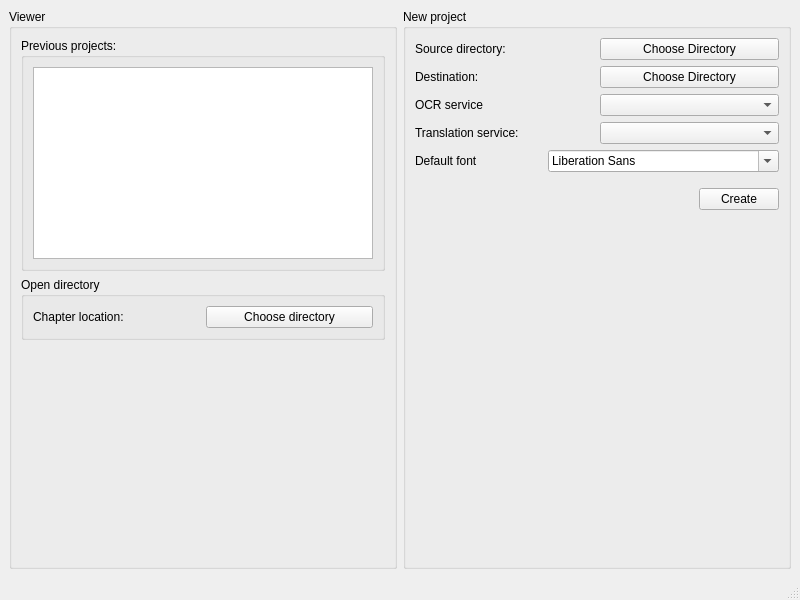
<?xml version="1.0" encoding="UTF-8"?>
<ui version="4.0">
 <class>MainWindow</class>
 <widget class="QMainWindow" name="MainWindow">
  <property name="geometry">
   <rect>
    <x>0</x>
    <y>0</y>
    <width>800</width>
    <height>600</height>
   </rect>
  </property>
  <property name="windowTitle">
   <string>Comic Translator</string>
  </property>
  <widget class="QWidget" name="centralwidget">
   <layout class="QHBoxLayout" name="horizontalLayout_2">
    <item>
     <layout class="QVBoxLayout" name="verticalLayout">
      <item>
       <widget class="QGroupBox" name="groupBox">
        <property name="title">
         <string>Viewer</string>
        </property>
        <layout class="QVBoxLayout" name="verticalLayout_4">
         <item>
          <layout class="QVBoxLayout" name="verticalLayout_3">
           <item>
            <widget class="QGroupBox" name="groupBox_2">
             <property name="title">
              <string>Previous projects:</string>
             </property>
             <layout class="QVBoxLayout" name="verticalLayout_6">
              <item>
               <widget class="QListView" name="listView"/>
              </item>
             </layout>
            </widget>
           </item>
          </layout>
         </item>
         <item>
          <widget class="QGroupBox" name="groupBox_4">
           <property name="title">
            <string>Open directory</string>
           </property>
           <layout class="QHBoxLayout" name="horizontalLayout_8">
            <item>
             <widget class="QLabel" name="label_6">
              <property name="text">
               <string>Chapter location:</string>
              </property>
             </widget>
            </item>
            <item>
             <widget class="QPushButton" name="chapterViewerOpenButton">
              <property name="text">
               <string>Choose directory</string>
              </property>
             </widget>
            </item>
           </layout>
          </widget>
         </item>
         <item>
          <spacer name="verticalSpacer_2">
           <property name="orientation">
            <enum>Qt::Vertical</enum>
           </property>
           <property name="sizeHint" stdset="0">
            <size>
             <width>20</width>
             <height>40</height>
            </size>
           </property>
          </spacer>
         </item>
        </layout>
       </widget>
      </item>
     </layout>
    </item>
    <item>
     <layout class="QVBoxLayout" name="verticalLayout_2">
      <item>
       <widget class="QGroupBox" name="groupBox_3">
        <property name="title">
         <string>New project</string>
        </property>
        <layout class="QVBoxLayout" name="verticalLayout_8">
         <item>
          <layout class="QVBoxLayout" name="verticalLayout_7">
           <item>
            <layout class="QHBoxLayout" name="horizontalLayout">
             <item>
              <widget class="QLabel" name="label">
               <property name="text">
                <string>Source directory:</string>
               </property>
              </widget>
             </item>
             <item>
              <widget class="QPushButton" name="pushButton_2">
               <property name="text">
                <string>Choose Directory</string>
               </property>
              </widget>
             </item>
            </layout>
           </item>
          </layout>
         </item>
         <item>
          <layout class="QHBoxLayout" name="horizontalLayout_3">
           <item>
            <widget class="QLabel" name="label_2">
             <property name="text">
              <string>Destination:</string>
             </property>
            </widget>
           </item>
           <item>
            <widget class="QPushButton" name="pushButton_3">
             <property name="text">
              <string>Choose Directory</string>
             </property>
            </widget>
           </item>
          </layout>
         </item>
         <item>
          <layout class="QHBoxLayout" name="horizontalLayout_4">
           <item>
            <widget class="QLabel" name="label_3">
             <property name="text">
              <string>OCR service</string>
             </property>
            </widget>
           </item>
           <item>
            <widget class="QComboBox" name="comboBox"/>
           </item>
          </layout>
         </item>
         <item>
          <layout class="QHBoxLayout" name="horizontalLayout_6">
           <property name="topMargin">
            <number>0</number>
           </property>
           <item>
            <widget class="QLabel" name="label_5">
             <property name="text">
              <string>Translation service:</string>
             </property>
            </widget>
           </item>
           <item>
            <widget class="QComboBox" name="comboBox_2"/>
           </item>
          </layout>
         </item>
         <item>
          <layout class="QHBoxLayout" name="horizontalLayout_5">
           <item>
            <widget class="QLabel" name="label_4">
             <property name="text">
              <string>Default font</string>
             </property>
            </widget>
           </item>
           <item>
            <widget class="QFontComboBox" name="fontComboBox"/>
           </item>
          </layout>
         </item>
         <item>
          <layout class="QHBoxLayout" name="horizontalLayout_7">
           <property name="topMargin">
            <number>10</number>
           </property>
           <item>
            <spacer name="horizontalSpacer">
             <property name="orientation">
              <enum>Qt::Horizontal</enum>
             </property>
             <property name="sizeHint" stdset="0">
              <size>
               <width>40</width>
               <height>20</height>
              </size>
             </property>
            </spacer>
           </item>
           <item>
            <widget class="QPushButton" name="pushButton_4">
             <property name="text">
              <string>Create</string>
             </property>
            </widget>
           </item>
          </layout>
         </item>
         <item>
          <spacer name="verticalSpacer">
           <property name="orientation">
            <enum>Qt::Vertical</enum>
           </property>
           <property name="sizeHint" stdset="0">
            <size>
             <width>20</width>
             <height>40</height>
            </size>
           </property>
          </spacer>
         </item>
        </layout>
       </widget>
      </item>
     </layout>
    </item>
   </layout>
  </widget>
  <widget class="QStatusBar" name="statusbar"/>
 </widget>
 <resources/>
 <connections/>
</ui>
